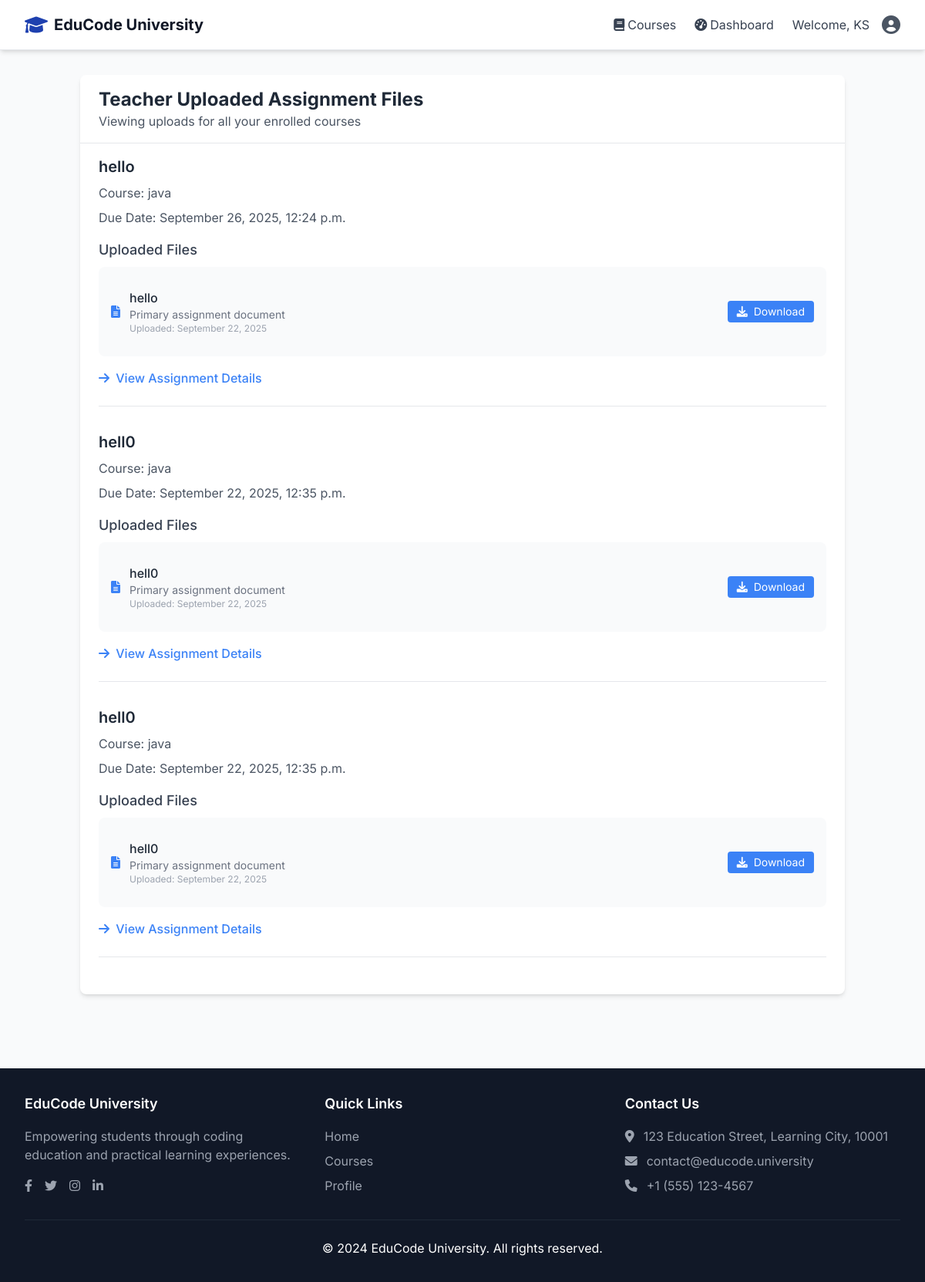
The page /assignments/uploads/ (signed in) on the database its author committed.
### accounts/models.py (models this page shows, shortened)
class User(AbstractUser):
    ROLE_CHOICES = [
        ('student', 'Student'),
        ('teacher', 'Teacher'),
        ('admin', 'Admin'),
    ]
    role = models.CharField(max_length=10, choices=ROLE_CHOICES, default='student')
    phone = models.CharField(max_length=15, blank=True, null=True)
    bio = models.TextField(blank=True, null=True)
    profile_picture = models.ImageField(upload_to='profile_pics/', blank=True, null=True)
    university_id = models.CharField(max_length=20, blank=True, null=True)
    department = models.CharField(max_length=100, blank=True, null=True)
    created_at = models.DateTimeField(auto_now_add=True)
    updated_at = models.DateTimeField(auto_now=True)

### assignments/models.py (models this page shows, shortened)
class Assignment(models.Model):
    DIFFICULTY_CHOICES = [
        ('easy', 'Easy'),
        ('medium', 'Medium'),
        ('hard', 'Hard')
    ]
    course = models.ForeignKey(Course, on_delete=models.CASCADE, related_name='assignments')
    title = models.CharField(max_length=200)
    description = models.TextField()
    problem_statement = models.TextField()
    constraints = models.TextField(blank=True, help_text="Input constraints and limits")
    sample_input = models.TextField(blank=True)
    sample_output = models.TextField(blank=True)
    difficulty = models.CharField(max_length=10, choices=DIFFICULTY_CHOICES, default='easy')
    max_score = models.IntegerField(default=100)
    programming_language = models.CharField(
        max_length=50,
        choices=[
            ('python', 'Python'),
            ('java', 'Java'),
            ('cpp', 'C++'),
            ('c', 'C'),
            ('javascript', 'JavaScript')
        ],
        default='python'
    )
    time_limit_seconds = models.IntegerField(default=2)
    memory_limit_mb = models.IntegerField(default=128)
    starter_code = models.TextField(blank=True, help_text="Initial code template for students")
    solution_code = models.TextField(help_text="Teacher's solution (hidden from students)")
    assignment_file = models.FileField(upload_to='assignments/', blank=True, null=True, help_text="Upload assignment document or additional resources")
    due_date = models.DateTimeField()
    is_active = models.BooleanField(default=True)
    allow_multiple_submissions = models.BooleanField(default=True)
    created_at = models.DateTimeField(auto_now_add=True)
    updated_at = models.DateTimeField(auto_now=True)

class AssignmentUpload(models.Model):
    assignment = models.ForeignKey(Assignment, on_delete=models.CASCADE, related_name='uploads')
    file = models.FileField(upload_to='assignment_uploads/')
    title = models.CharField(max_length=200)
    description = models.TextField(blank=True)
    uploaded_by = models.ForeignKey(settings.AUTH_USER_MODEL, on_delete=models.CASCADE, related_name='assignment_uploads')
    upload_date = models.DateTimeField(auto_now_add=True)

### courses/models.py (models this page shows, shortened)
class Course(models.Model):
    title = models.CharField(max_length=200)
    description = models.TextField()
    instructor = models.ForeignKey(
        settings.AUTH_USER_MODEL,
        on_delete=models.CASCADE,
        related_name='courses_taught',
        limit_choices_to={'role': 'teacher'}
    )
    thumbnail = models.ImageField(upload_to='course_thumbnails/', blank=True, null=True)
    code = models.CharField(max_length=20, unique=True)  # e.g., CS101, MATH201
    credits = models.IntegerField(default=3)
    duration_weeks = models.IntegerField(default=16)
    difficulty_level = models.CharField(
        max_length=20,
        choices=[
            ('beginner', 'Beginner'),
            ('intermediate', 'Intermediate'),
            ('advanced', 'Advanced')
        ],
        default='beginner'
    )
    programming_language = models.CharField(
        max_length=50,
        choices=[
            ('python', 'Python'),
            ('java', 'Java'),
            ('cpp', 'C++'),
            ('c', 'C'),
            ('javascript', 'JavaScript'),
            ('multiple', 'Multiple Languages')
        ],
        default='python'
    )
    price = models.DecimalField(max_digits=10, decimal_places=2, default=0.00)
    is_free = models.BooleanField(default=False)
    category = models.CharField(
        max_length=50,
        choices=[
            ('programming', 'Programming'),
            ('data_science', 'Data Science'),
            ('web_development', 'Web Development'),
            ('mobile_development', 'Mobile Development'),
            ('devops', 'DevOps'),
            ('design', 'Design'),
            ('business', 'Business'),
            ('other', 'Other')
        ],
        default='programming'
    )
    is_active = models.BooleanField(default=True)
    enrollment_limit = models.IntegerField(default=50)
    start_date = models.DateField()
    end_date = models.DateField()
    created_at = models.DateTimeField(auto_now_add=True)
    updated_at = models.DateTimeField(auto_now=True)

### assignments/views.py (the view)
# urls.py: path('uploads/', views.course_assignment_uploads, name='course_assignment_uploads'),
@login_required
def course_assignment_uploads(request, course_id=None):
    if course_id:
        course = get_object_or_404(Course, id=course_id)
        if not course.enrollments.filter(student=request.user).exists():
            messages.error(request, "You must be enrolled in this course to view assignment files.")
            return redirect('courses:course_list')
        assignments = Assignment.objects.filter(course_id=course_id, is_active=True)
    else:
        assignments = Assignment.objects.filter(
            course__enrollments__student=request.user,
            is_active=True
        ).select_related('course')
    assignment_uploads = []
    for assignment in assignments:
        uploads = AssignmentUpload.objects.filter(assignment=assignment).order_by('-upload_date')
        if uploads.exists():
            assignment_uploads.append({
                'assignment': assignment,
                'uploads': uploads
            })
    context = {
        'assignment_uploads': assignment_uploads,
        'course_id': course_id
    }
    return render(request, 'assignments/course_assignment_uploads.html', context)

### assignments/templates/assignments/course_assignment_uploads.html (shortened to what this page needs)
{% extends 'base.html' %}
{% load static %}
{% block content %}
<div class="container mx-auto px-4 py-8">
    <div class="bg-white shadow-md rounded-lg overflow-hidden">
        <div class="px-6 py-4 border-b border-gray-200">
            <h1 class="text-2xl font-bold text-gray-800">Teacher Uploaded Assignment Files</h1>
            {% if course_id %}
                <p class="text-gray-600">Viewing uploads for a specific course</p>
            {% else %}
                <p class="text-gray-600">Viewing uploads for all your enrolled courses</p>
            {% endif %}
        </div>
        <div class="px-6 py-4">
            {% if assignment_uploads %}
                {% for item in assignment_uploads %}
                    <div class="mb-8 border-b border-gray-200 pb-6">
                        <h2 class="text-xl font-semibold text-gray-800 mb-2">{{ item.assignment.title }}</h2>
                        <p class="text-gray-600 mb-2">Course: {{ item.assignment.course.title }}</p>
                        <p class="text-gray-600 mb-4">Due Date: {% if item.assignment.due_date %}{{ item.assignment.due_date|date:"F j, Y, g:i a" }}{% else %}No due date{% endif %}</p>
                        <h3 class="text-lg font-medium text-gray-700 mb-2">Uploaded Files</h3>
                        <div class="bg-gray-50 rounded-lg p-4">
                            <ul class="divide-y divide-gray-200">
                                {% for upload in item.uploads %}
                                    <li class="py-3 flex items-center justify-between">
                                        <div class="flex items-center">
                                            <i class="fas fa-file-alt text-blue-500 mr-3"></i>
                                            <div>
                                                <p class="font-medium text-gray-800">{{ upload.title }}</p>
                                                <p class="text-sm text-gray-500">{{ upload.description }}</p>
                                                <p class="text-xs text-gray-400">Uploaded: {{ upload.upload_date|date:"F j, Y" }}</p>
                                            </div>
                                        </div>
                                        <a href="{{ upload.file.url }}" class="bg-blue-500 hover:bg-blue-600 text-white py-1 px-3 rounded text-sm transition duration-300" download>
                                            <i class="fas fa-download mr-1"></i> Download
                                        </a>
                                    </li>
                                {% endfor %}
                            </ul>
                        </div>
                        <div class="mt-4">
                            <a href="{% url 'assignments:assignment_detail' item.assignment.id %}" class="text-blue-500 hover:text-blue-700 font-medium">
                                <i class="fas fa-arrow-right mr-1"></i> View Assignment Details
                            </a>
                        </div>
                    </div>
                {% endfor %}
            {% else %}
                <div class="text-center py-8">
                    <i class="fas fa-file-upload text-gray-300 text-5xl mb-4"></i>
                    <p class="text-gray-500 text-lg">No assignment files have been uploaded by your teachers yet.</p>
                </div>
            {% endif %}
        </div>
    </div>
</div>
{% endblock %}

### templates/base.html (shortened to what this page needs)
<!DOCTYPE html>
<html lang="en">
<head>
    <script src="https://cdn.tailwindcss.com"></script>
    <link href="https://cdnjs.cloudflare.com/ajax/libs/font-awesome/6.0.0/css/all.min.css" rel="stylesheet">
</head>
<body class="bg-gray-50 min-h-screen">
    <nav class="bg-white shadow-md border-b sticky top-0 z-50 transition-all duration-300">
        <div class="max-w-7xl mx-auto px-4 sm:px-6 lg:px-8">
            <div class="flex justify-between h-16">
                <div class="flex items-center">
                    <a href="{% url 'home' %}" class="flex items-center space-x-2 hover-scale">
                        <i class="fas fa-graduation-cap text-2xl text-primary"></i>
                        <span class="text-xl font-bold text-gray-900">EduCode University</span>
                    </a>
                </div>
                <div class="hidden md:flex items-center space-x-6">
                    {% if user.is_authenticated %}
                        <a href="{% url 'courses:course_list' %}" class="text-gray-700 hover:text-primary flex items-center space-x-1 transition duration-300 ease-in-out hover:scale-105">
                            <i class="fas fa-book"></i>
                            <span>Courses</span>
                        </a>
                        {% if user.role == 'student' %}
                            <a href="{% url 'courses:student_dashboard' %}" class="text-gray-700 hover:text-primary flex items-center space-x-1 transition duration-300 ease-in-out hover:scale-105">
                                <i class="fas fa-tachometer-alt"></i>
                                <span>Dashboard</span>
                            </a>
                        {% elif user.role == 'instructor' %}
                            <a href="{% url 'courses:instructor_dashboard' %}" class="text-gray-700 hover:text-primary flex items-center space-x-1 transition duration-300 ease-in-out hover:scale-105">
                                <i class="fas fa-chalkboard-teacher"></i>
                                <span>Instructor</span>
                            </a>
                        {% endif %}
                        <div class="flex items-center space-x-4">
                            <span class="text-gray-700 hidden lg:inline">Welcome, {{ user.username }}</span>
                            <div class="relative">
                                <button type="button" class="flex items-center text-sm rounded-full focus:outline-none focus:ring-2 focus:ring-offset-2 focus:ring-primary transition duration-300 ease-in-out hover:scale-105" id="user-menu-button">
                                    <i class="fas fa-user-circle text-2xl text-gray-600"></i>
                                </button>
                            </div>
                        </div>
                    {% endif %}
                </div>
            </div>
        </div>
    </nav>
    <main class="animate-fade-in">
        {% block content %}
        {% endblock %}
    </main>
    <footer class="bg-gray-900 text-white mt-16">
        <div class="max-w-7xl mx-auto px-4 sm:px-6 lg:px-8 py-8">
            <div class="grid grid-cols-1 md:grid-cols-3 gap-8 mb-8">
                <div>
                    <h3 class="text-lg font-semibold mb-4 text-white">EduCode University</h3>
                    <p class="text-gray-400 mb-4">Empowering students through coding education and practical learning experiences.</p>
                    <div class="flex space-x-4">
                        <a href="#" class="text-gray-400 hover:text-white transition-colors duration-300">
                            <i class="fab fa-facebook-f"></i>
                        </a>
                        <a href="#" class="text-gray-400 hover:text-white transition-colors duration-300">
                            <i class="fab fa-twitter"></i>
                        </a>
                        <a href="#" class="text-gray-400 hover:text-white transition-colors duration-300">
                            <i class="fab fa-instagram"></i>
                        </a>
                        <a href="#" class="text-gray-400 hover:text-white transition-colors duration-300">
                            <i class="fab fa-linkedin-in"></i>
                        </a>
                    </div>
                </div>
                <div>
                    <h3 class="text-lg font-semibold mb-4 text-white">Quick Links</h3>
                    <ul class="space-y-2">
                        <li><a href="{% url 'home' %}" class="text-gray-400 hover:text-white transition-colors duration-300">Home</a></li>
                        <li><a href="{% url 'courses:course_list' %}" class="text-gray-400 hover:text-white transition-colors duration-300">Courses</a></li>
                        {% if user.is_authenticated %}
                            <li><a href="{% url 'accounts:profile' %}" class="text-gray-400 hover:text-white transition-colors duration-300">Profile</a></li>
                        {% else %}
                            <li><a href="{% url 'accounts:login' %}" class="text-gray-400 hover:text-white transition-colors duration-300">Login</a></li>
                            <li><a href="{% url 'accounts:register' %}" class="text-gray-400 hover:text-white transition-colors duration-300">Register</a></li>
                        {% endif %}
                    </ul>
                </div>
                <div>
                    <h3 class="text-lg font-semibold mb-4 text-white">Contact Us</h3>
                    <ul class="space-y-2 text-gray-400">
                        <li class="flex items-start">
                            <i class="fas fa-map-marker-alt mt-1 mr-3"></i>
                            <span>123 Education Street, Learning City, 10001</span>
                        </li>
                        <li class="flex items-center">
                            <i class="fas fa-envelope mr-3"></i>
                            <span>contact@educode.university</span>
                        </li>
                        <li class="flex items-center">
                            <i class="fas fa-phone mr-3"></i>
                            <span>+1 (555) 123-4567</span>
                        </li>
                    </ul>
                </div>
            </div>
            <div class="border-t border-gray-800 pt-6 text-center">
                <p>&copy; 2024 EduCode University. All rights reserved.</p>
            </div>
        </div>
    </footer>
</body>
</html>

### templates/base.html (style rules this page uses)
body { font-family: 'Inter', sans-serif; }
.animate-fade-in { animation: fadeIn 0.5s ease-in-out; }
.hover-scale { transition: transform 0.3s ease; }

### rows shown on the page
User: username "KS"
Assignment: assignment "hello", assignment.course "java", assignment.due_date "September 26, 2025, 12:24 p.m."
AssignmentUpload: title "hello", description "Primary assignment document", upload_date "September 22, 2025"
Assignment: assignment "hell0", assignment.course "java", assignment.due_date "September 22, 2025, 12:35 p.m."
AssignmentUpload: title "hell0", description "Primary assignment document", upload_date "September 22, 2025"
Assignment: assignment "hell0", assignment.course "java", assignment.due_date "September 22, 2025, 12:35 p.m."
AssignmentUpload: title "hell0", description "Primary assignment document", upload_date "September 22, 2025"
